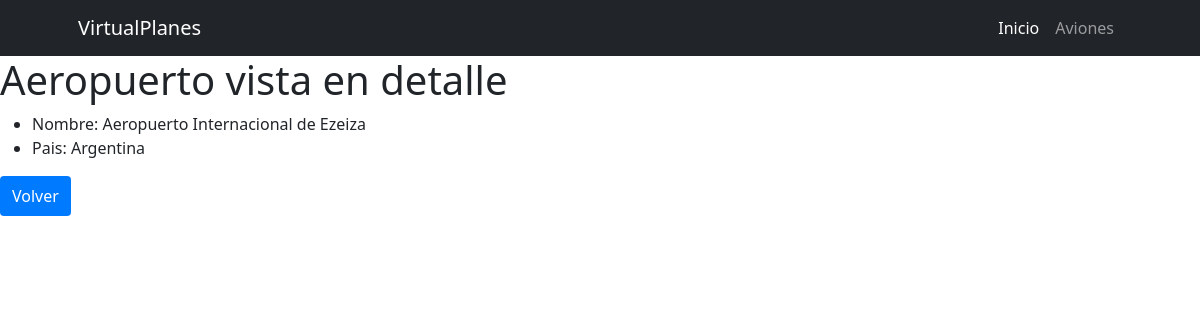
The app's page /avion/avion/aeropuerto_detail/1 with its own data.
### avion/models.py (models this page shows, shortened)
class Aeropuerto(models.Model):
    nombre=models.CharField(max_length=40)
    pais_origen=models.CharField(max_length=40)

### avion/views.py (the view)
# urls.py: path("avion/aeropuerto_detail/<int:pk>",aeropuerto_detail,name="aeropuerto_detail"),
def aeropuerto_detail(request,pk:int):
    consulta=Aeropuerto.objects.get(id=pk)
    contexto={"aeropuerto":consulta}
    return render(request,"avion/aeropuerto_detail.html",contexto)

### avion/templates/avion/aeropuerto_detail.html (shortened to what this page needs)
{% extends "core/base.html" %}
{%  block body_title %}
    Aeropuerto vista en detalle
{% endblock body_title %}
{%  block content %}
    <ul>
        <li>Nombre: {{aeropuerto.nombre}}</li>
        <li>Pais: {{aeropuerto.pais_origen}}</li>
    </ul>
    <div>
        <a href="{% url "avion:aeropuertos_list"%}" style="display: inline-block; padding: 8px 12px; color: white; background: #007BFF; border-radius: 4px; text-decoration: none; ">Volver</a>
    </div>
    {% endblock content %}

### records on screen
Aeropuerto: nombre "Aeropuerto Internacional de Ezeiza", pais_origen "Argentina"
